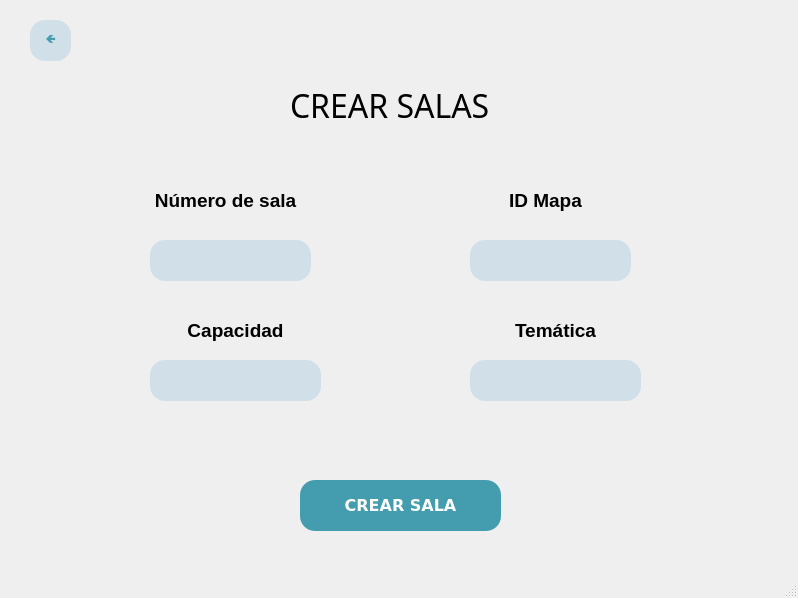
<?xml version="1.0" encoding="UTF-8"?>
<ui version="4.0">
 <class>MainWindow</class>
 <widget class="QMainWindow" name="MainWindow">
  <property name="geometry">
   <rect>
    <x>0</x>
    <y>0</y>
    <width>798</width>
    <height>598</height>
   </rect>
  </property>
  <property name="windowTitle">
   <string>MainWindow</string>
  </property>
  <widget class="QWidget" name="centralwidget">
   <widget class="QLabel" name="Titulo">
    <property name="geometry">
     <rect>
      <x>290</x>
      <y>60</y>
      <width>581</width>
      <height>91</height>
     </rect>
    </property>
    <property name="font">
     <font>
      <family>Bell MT</family>
      <pointsize>24</pointsize>
      <weight>50</weight>
      <bold>false</bold>
     </font>
    </property>
    <property name="text">
     <string>&lt;html&gt;&lt;head/&gt;&lt;body&gt;&lt;p&gt;CREAR SALAS&lt;/p&gt;&lt;/body&gt;&lt;/html&gt;</string>
    </property>
   </widget>
   <widget class="QLineEdit" name="NumeroSala_entrada">
    <property name="geometry">
     <rect>
      <x>150</x>
      <y>240</y>
      <width>161</width>
      <height>41</height>
     </rect>
    </property>
    <property name="styleSheet">
     <string notr="true">border-radius: 15px;
background-color: rgb(208, 223, 232);</string>
    </property>
   </widget>
   <widget class="QPushButton" name="BotonEditarSala">
    <property name="geometry">
     <rect>
      <x>300</x>
      <y>480</y>
      <width>201</width>
      <height>51</height>
     </rect>
    </property>
    <property name="palette">
     <palette>
      <active>
       <colorrole role="WindowText">
        <brush brushstyle="SolidPattern">
         <color alpha="255">
          <red>255</red>
          <green>255</green>
          <blue>255</blue>
         </color>
        </brush>
       </colorrole>
       <colorrole role="Button">
        <brush brushstyle="SolidPattern">
         <color alpha="255">
          <red>67</red>
          <green>157</green>
          <blue>175</blue>
         </color>
        </brush>
       </colorrole>
       <colorrole role="Text">
        <brush brushstyle="SolidPattern">
         <color alpha="255">
          <red>255</red>
          <green>255</green>
          <blue>255</blue>
         </color>
        </brush>
       </colorrole>
       <colorrole role="ButtonText">
        <brush brushstyle="SolidPattern">
         <color alpha="255">
          <red>255</red>
          <green>255</green>
          <blue>255</blue>
         </color>
        </brush>
       </colorrole>
       <colorrole role="Base">
        <brush brushstyle="SolidPattern">
         <color alpha="255">
          <red>67</red>
          <green>157</green>
          <blue>175</blue>
         </color>
        </brush>
       </colorrole>
       <colorrole role="Window">
        <brush brushstyle="SolidPattern">
         <color alpha="255">
          <red>67</red>
          <green>157</green>
          <blue>175</blue>
         </color>
        </brush>
       </colorrole>
      </active>
      <inactive>
       <colorrole role="WindowText">
        <brush brushstyle="SolidPattern">
         <color alpha="255">
          <red>255</red>
          <green>255</green>
          <blue>255</blue>
         </color>
        </brush>
       </colorrole>
       <colorrole role="Button">
        <brush brushstyle="SolidPattern">
         <color alpha="255">
          <red>67</red>
          <green>157</green>
          <blue>175</blue>
         </color>
        </brush>
       </colorrole>
       <colorrole role="Text">
        <brush brushstyle="SolidPattern">
         <color alpha="255">
          <red>255</red>
          <green>255</green>
          <blue>255</blue>
         </color>
        </brush>
       </colorrole>
       <colorrole role="ButtonText">
        <brush brushstyle="SolidPattern">
         <color alpha="255">
          <red>255</red>
          <green>255</green>
          <blue>255</blue>
         </color>
        </brush>
       </colorrole>
       <colorrole role="Base">
        <brush brushstyle="SolidPattern">
         <color alpha="255">
          <red>67</red>
          <green>157</green>
          <blue>175</blue>
         </color>
        </brush>
       </colorrole>
       <colorrole role="Window">
        <brush brushstyle="SolidPattern">
         <color alpha="255">
          <red>67</red>
          <green>157</green>
          <blue>175</blue>
         </color>
        </brush>
       </colorrole>
      </inactive>
      <disabled>
       <colorrole role="WindowText">
        <brush brushstyle="SolidPattern">
         <color alpha="255">
          <red>255</red>
          <green>255</green>
          <blue>255</blue>
         </color>
        </brush>
       </colorrole>
       <colorrole role="Button">
        <brush brushstyle="SolidPattern">
         <color alpha="255">
          <red>67</red>
          <green>157</green>
          <blue>175</blue>
         </color>
        </brush>
       </colorrole>
       <colorrole role="Text">
        <brush brushstyle="SolidPattern">
         <color alpha="255">
          <red>255</red>
          <green>255</green>
          <blue>255</blue>
         </color>
        </brush>
       </colorrole>
       <colorrole role="ButtonText">
        <brush brushstyle="SolidPattern">
         <color alpha="255">
          <red>255</red>
          <green>255</green>
          <blue>255</blue>
         </color>
        </brush>
       </colorrole>
       <colorrole role="Base">
        <brush brushstyle="SolidPattern">
         <color alpha="255">
          <red>67</red>
          <green>157</green>
          <blue>175</blue>
         </color>
        </brush>
       </colorrole>
       <colorrole role="Window">
        <brush brushstyle="SolidPattern">
         <color alpha="255">
          <red>67</red>
          <green>157</green>
          <blue>175</blue>
         </color>
        </brush>
       </colorrole>
      </disabled>
     </palette>
    </property>
    <property name="font">
     <font>
      <family>Verdana</family>
      <pointsize>12</pointsize>
      <weight>75</weight>
      <bold>true</bold>
     </font>
    </property>
    <property name="cursor">
     <cursorShape>PointingHandCursor</cursorShape>
    </property>
    <property name="styleSheet">
     <string notr="true">background-color: rgb(67, 157, 175);
color: rgb(255, 255, 255);
font-weight: bold;
font-family: 'Verdana';
border-radius: 15px;</string>
    </property>
    <property name="text">
     <string>CREAR SALA</string>
    </property>
   </widget>
   <widget class="QLabel" name="label">
    <property name="geometry">
     <rect>
      <x>120</x>
      <y>180</y>
      <width>211</width>
      <height>41</height>
     </rect>
    </property>
    <property name="text">
     <string>&lt;html&gt;&lt;head/&gt;&lt;body&gt;&lt;p align=&quot;center&quot;&gt;&lt;span style=&quot; font-size:14pt; font-weight:600;&quot;&gt;Número de sala&lt;/span&gt;&lt;/p&gt;&lt;/body&gt;&lt;/html&gt;</string>
    </property>
   </widget>
   <widget class="QLabel" name="label_2">
    <property name="geometry">
     <rect>
      <x>130</x>
      <y>310</y>
      <width>211</width>
      <height>41</height>
     </rect>
    </property>
    <property name="text">
     <string>&lt;html&gt;&lt;head/&gt;&lt;body&gt;&lt;p align=&quot;center&quot;&gt;&lt;span style=&quot; font-size:14pt; font-weight:600;&quot;&gt;Capacidad&lt;/span&gt;&lt;/p&gt;&lt;/body&gt;&lt;/html&gt;</string>
    </property>
   </widget>
   <widget class="QLineEdit" name="Capacidad_entrada">
    <property name="geometry">
     <rect>
      <x>150</x>
      <y>360</y>
      <width>171</width>
      <height>41</height>
     </rect>
    </property>
    <property name="styleSheet">
     <string notr="true">border-radius: 15px;
background-color: rgb(208, 223, 232);</string>
    </property>
   </widget>
   <widget class="QLineEdit" name="Tematica_entrada">
    <property name="geometry">
     <rect>
      <x>470</x>
      <y>360</y>
      <width>171</width>
      <height>41</height>
     </rect>
    </property>
    <property name="styleSheet">
     <string notr="true">border-radius: 15px;
background-color: rgb(208, 223, 232);</string>
    </property>
   </widget>
   <widget class="QLabel" name="label_3">
    <property name="geometry">
     <rect>
      <x>450</x>
      <y>310</y>
      <width>211</width>
      <height>41</height>
     </rect>
    </property>
    <property name="text">
     <string>&lt;html&gt;&lt;head/&gt;&lt;body&gt;&lt;p align=&quot;center&quot;&gt;&lt;span style=&quot; font-size:14pt; font-weight:600;&quot;&gt;Temática&lt;/span&gt;&lt;/p&gt;&lt;/body&gt;&lt;/html&gt;</string>
    </property>
   </widget>
   <widget class="QPushButton" name="BotonAtras">
    <property name="geometry">
     <rect>
      <x>30</x>
      <y>20</y>
      <width>41</width>
      <height>41</height>
     </rect>
    </property>
    <property name="palette">
     <palette>
      <active>
       <colorrole role="WindowText">
        <brush brushstyle="SolidPattern">
         <color alpha="255">
          <red>67</red>
          <green>157</green>
          <blue>175</blue>
         </color>
        </brush>
       </colorrole>
       <colorrole role="Button">
        <brush brushstyle="SolidPattern">
         <color alpha="255">
          <red>208</red>
          <green>223</green>
          <blue>232</blue>
         </color>
        </brush>
       </colorrole>
       <colorrole role="Text">
        <brush brushstyle="SolidPattern">
         <color alpha="255">
          <red>67</red>
          <green>157</green>
          <blue>175</blue>
         </color>
        </brush>
       </colorrole>
       <colorrole role="ButtonText">
        <brush brushstyle="SolidPattern">
         <color alpha="255">
          <red>67</red>
          <green>157</green>
          <blue>175</blue>
         </color>
        </brush>
       </colorrole>
       <colorrole role="Base">
        <brush brushstyle="SolidPattern">
         <color alpha="255">
          <red>208</red>
          <green>223</green>
          <blue>232</blue>
         </color>
        </brush>
       </colorrole>
       <colorrole role="Window">
        <brush brushstyle="SolidPattern">
         <color alpha="255">
          <red>208</red>
          <green>223</green>
          <blue>232</blue>
         </color>
        </brush>
       </colorrole>
      </active>
      <inactive>
       <colorrole role="WindowText">
        <brush brushstyle="SolidPattern">
         <color alpha="255">
          <red>67</red>
          <green>157</green>
          <blue>175</blue>
         </color>
        </brush>
       </colorrole>
       <colorrole role="Button">
        <brush brushstyle="SolidPattern">
         <color alpha="255">
          <red>208</red>
          <green>223</green>
          <blue>232</blue>
         </color>
        </brush>
       </colorrole>
       <colorrole role="Text">
        <brush brushstyle="SolidPattern">
         <color alpha="255">
          <red>67</red>
          <green>157</green>
          <blue>175</blue>
         </color>
        </brush>
       </colorrole>
       <colorrole role="ButtonText">
        <brush brushstyle="SolidPattern">
         <color alpha="255">
          <red>67</red>
          <green>157</green>
          <blue>175</blue>
         </color>
        </brush>
       </colorrole>
       <colorrole role="Base">
        <brush brushstyle="SolidPattern">
         <color alpha="255">
          <red>208</red>
          <green>223</green>
          <blue>232</blue>
         </color>
        </brush>
       </colorrole>
       <colorrole role="Window">
        <brush brushstyle="SolidPattern">
         <color alpha="255">
          <red>208</red>
          <green>223</green>
          <blue>232</blue>
         </color>
        </brush>
       </colorrole>
      </inactive>
      <disabled>
       <colorrole role="WindowText">
        <brush brushstyle="SolidPattern">
         <color alpha="255">
          <red>67</red>
          <green>157</green>
          <blue>175</blue>
         </color>
        </brush>
       </colorrole>
       <colorrole role="Button">
        <brush brushstyle="SolidPattern">
         <color alpha="255">
          <red>208</red>
          <green>223</green>
          <blue>232</blue>
         </color>
        </brush>
       </colorrole>
       <colorrole role="Text">
        <brush brushstyle="SolidPattern">
         <color alpha="255">
          <red>67</red>
          <green>157</green>
          <blue>175</blue>
         </color>
        </brush>
       </colorrole>
       <colorrole role="ButtonText">
        <brush brushstyle="SolidPattern">
         <color alpha="255">
          <red>67</red>
          <green>157</green>
          <blue>175</blue>
         </color>
        </brush>
       </colorrole>
       <colorrole role="Base">
        <brush brushstyle="SolidPattern">
         <color alpha="255">
          <red>208</red>
          <green>223</green>
          <blue>232</blue>
         </color>
        </brush>
       </colorrole>
       <colorrole role="Window">
        <brush brushstyle="SolidPattern">
         <color alpha="255">
          <red>208</red>
          <green>223</green>
          <blue>232</blue>
         </color>
        </brush>
       </colorrole>
      </disabled>
     </palette>
    </property>
    <property name="cursor">
     <cursorShape>PointingHandCursor</cursorShape>
    </property>
    <property name="styleSheet">
     <string notr="true">background-color: rgb(208, 223, 232);
color:rgb(67, 157, 175);
font-weight: bold;
font-family: 'Verdana';
border-radius: 15px;</string>
    </property>
    <property name="text">
     <string>🡸</string>
    </property>
   </widget>
   <widget class="QLineEdit" name="IDMapa_entrada">
    <property name="geometry">
     <rect>
      <x>470</x>
      <y>240</y>
      <width>161</width>
      <height>41</height>
     </rect>
    </property>
    <property name="styleSheet">
     <string notr="true">border-radius: 15px;
background-color: rgb(208, 223, 232);</string>
    </property>
   </widget>
   <widget class="QLabel" name="label_4">
    <property name="geometry">
     <rect>
      <x>440</x>
      <y>180</y>
      <width>211</width>
      <height>41</height>
     </rect>
    </property>
    <property name="text">
     <string>&lt;html&gt;&lt;head/&gt;&lt;body&gt;&lt;p align=&quot;center&quot;&gt;&lt;span style=&quot; font-size:14pt; font-weight:600;&quot;&gt;ID Mapa&lt;/span&gt;&lt;/p&gt;&lt;/body&gt;&lt;/html&gt;</string>
    </property>
   </widget>
  </widget>
  <widget class="QStatusBar" name="statusbar"/>
 </widget>
 <resources/>
 <connections/>
</ui>
